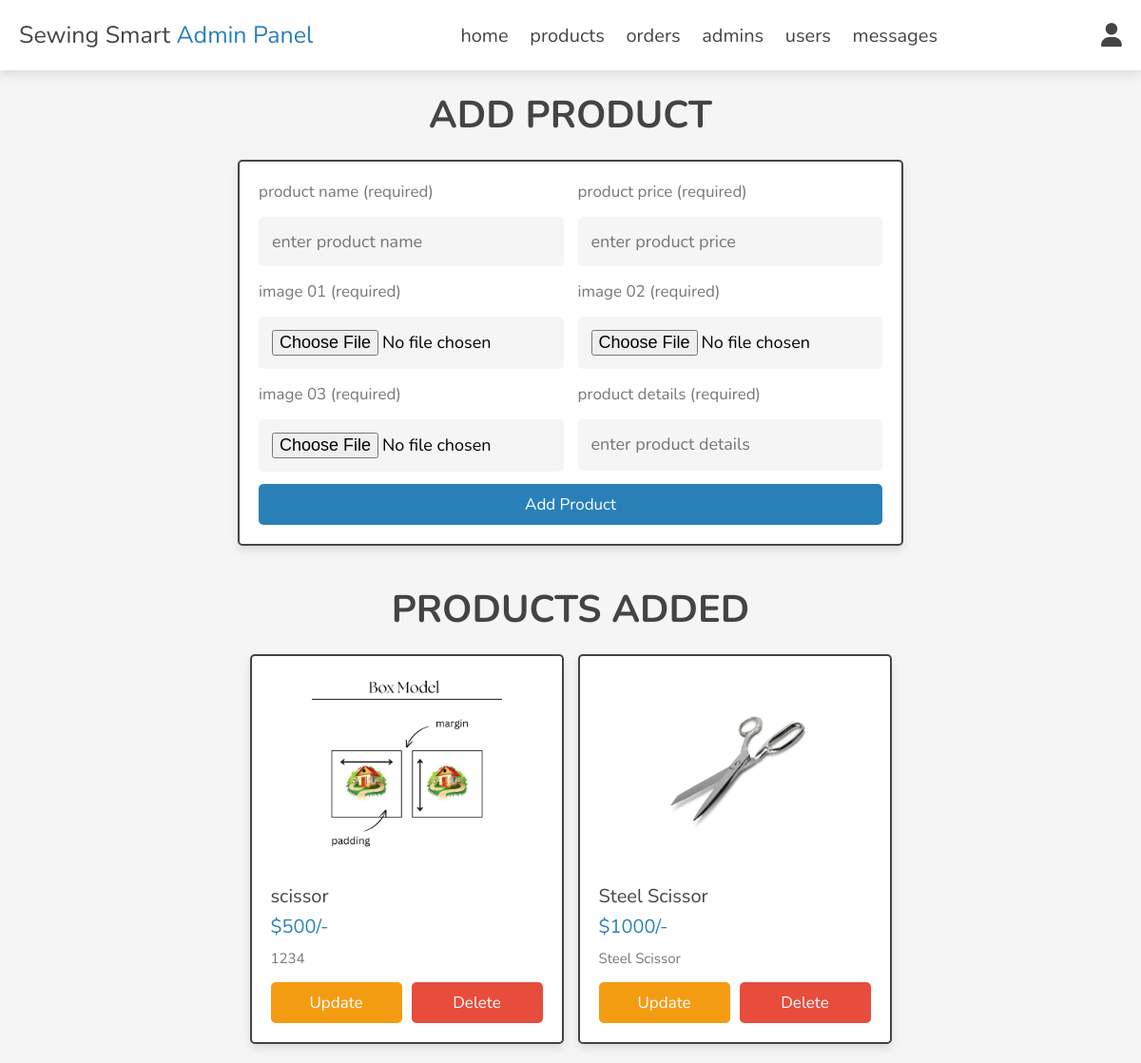
Screenshot of /admin/products.php (signed in) with the database file from the repository.
### tables this page shows
CREATE TABLE `products` (
  `id` int(100) NOT NULL,
  `name` varchar(100) NOT NULL,
  `details` varchar(500) NOT NULL,
  `price` int(10) NOT NULL,
  `image_01` varchar(100) NOT NULL,
  `image_02` varchar(100) NOT NULL,
  `image_03` varchar(100) NOT NULL
);

### admin/products.php (the view, shortened to what this page needs)
<?php
include '../components/connect.php';
?>
<!DOCTYPE html>
<html lang="en">
<head>
   <link rel="stylesheet" href="https://cdnjs.cloudflare.com/ajax/libs/font-awesome/6.1.1/css/all.min.css">
   <link rel="stylesheet" href="../css/admin_style.css">
</head>
<body>
<?php include '../components/admin_header.php'; ?>
<section class="add-products">
   <h1 class="heading">add product</h1>
   <form action="" method="post" enctype="multipart/form-data">
      <div class="flex">
         <div class="inputBox">
            <span>product name (required)</span>
            <input type="text" class="box" required maxlength="100" placeholder="enter product name" name="name">
         </div>
         <div class="inputBox">
            <span>product price (required)</span>
            <input type="number" min="0" class="box" required max="9999999999" placeholder="enter product price" onkeypress="if(this.value.length == 10) return false;" name="price">
         </div>
        <div class="inputBox">
            <span>image 01 (required)</span>
            <input type="file" name="image_01" accept="image/jpg, image/jpeg, image/png, image/webp" class="box" required>
        </div>
        <div class="inputBox">
            <span>image 02 (required)</span>
            <input type="file" name="image_02" accept="image/jpg, image/jpeg, image/png, image/webp" class="box" required>
        </div>
        <div class="inputBox">
            <span>image 03 (required)</span>
            <input type="file" name="image_03" accept="image/jpg, image/jpeg, image/png, image/webp" class="box" required>
        </div>
         <div class="inputBox">
            <span>product details (required)</span>
            <textarea name="details" placeholder="enter product details" class="box" required maxlength="500" cols="30" rows="10"></textarea>
         </div>
      </div>
      <input type="submit" value="add product" class="btn" name="add_product">
   </form>
</section>
<section class="show-products">
   <h1 class="heading">products added</h1>
   <div class="box-container">
   <?php
      $select_products = $conn->prepare("SELECT * FROM `products`");
      $select_products->execute();
      if($select_products->rowCount() > 0){
         while($fetch_products = $select_products->fetch(PDO::FETCH_ASSOC)){
   ?>
   <div class="box">
      <img src="../uploaded_img/<?= $fetch_products['image_01']; ?>" alt="">
      <div class="name"><?= $fetch_products['name']; ?></div>
      <div class="price">$<span><?= $fetch_products['price']; ?></span>/-</div>
      <div class="details"><span><?= $fetch_products['details']; ?></span></div>
      <div class="flex-btn">
         <a href="update_product.php?update=<?= $fetch_products['id']; ?>" class="option-btn">update</a>
         <a href="products.php?delete=<?= $fetch_products['id']; ?>" class="delete-btn" onclick="return confirm('delete this product?');">delete</a>
      </div>
   </div>
   <?php
         }
      }else{
         echo '<p class="empty">no products added yet!</p>';
      }
   ?>
   </div>
</section>
</body>
</html>

### css/admin_style.css (style rules this page uses)
:root { --main-color:#2980b9; --orange:#f39c12; --red:#e74c3c; --black:#444; --white:#fff; --light-color:#777; --light-bg:#f5f5f5; --border:.2rem solid var(--black); --box-shadow:0 .5rem 1rem rgba(0,0,0,.1); }
* { font-family: 'Nunito', sans-serif; margin:0; padding:0; box-sizing: border-box; outline: none; border:none; text-decoration: none; }
html { font-size: 62.5%; overflow-x: hidden; }
body { background-color: var(--light-bg); }
section { padding:2rem; max-width: 1200px; margin:0 auto; }
.heading { font-size: 4rem; color:var(--black); margin-bottom: 2rem; text-align: center; text-transform: uppercase; }
.btn, .delete-btn, .option-btn { display: block; width: 100%; margin-top: 1rem; border-radius: .5rem; padding:1rem 3rem; font-size: 1.7rem; text-transform: capitalize; color:var(--white); cursor: pointer; text-align: center; }
.btn { background-color: var(--main-color); }
.option-btn { background-color: var(--orange); }
.delete-btn { background-color: var(--red); }
.flex-btn { display: flex; gap:1rem; }
.add-products form { max-width: 70rem; margin: 0 auto; background-color: var(--white); box-shadow: var(--box-shadow); border:var(--border); border-radius: .5rem; padding:2rem; }
.add-products form .flex { display: flex; gap:1.5rem; flex-wrap: wrap; }
.add-products form .flex .inputBox { flex:1 1 25rem; }
.add-products form span { font-size:1.7rem; color:var(--light-color); }
.add-products form .box { font-size: 1.8rem; background-color: var(--light-bg); border-radius: .5rem; padding:1.4rem; width: 100%; margin-top: 1.5rem; }
.add-products form textarea { height: 5.4rem; resize: none; }
.show-products .box-container { display: grid; grid-template-columns: repeat(auto-fit, 33rem); gap:1.5rem; justify-content: center; align-items: flex-start; }
.show-products .box-container .box { background-color: var(--white); box-shadow: var(--box-shadow); border-radius: .5rem; border:var(--border); padding:2rem; }
.show-products .box-container .box img { width: 100%; height: 20rem; object-fit: contain; margin-bottom: 1.5rem; }
.show-products .box-container .box .name { font-size: 2rem; color:var(--black); }
.show-products .box-container .box .price { font-size: 2rem; color:var(--main-color); margin:.5rem 0; }
.show-products .box-container .box .details { font-size: 1.5rem; color:var(--light-color); line-height: 2; }

### rows the page displays
products: image_01 (picture), name "scissor", price "500", details "1234"
products: image_01 (picture), name "Steel Scissor", price "1000", details "Steel Scissor"
